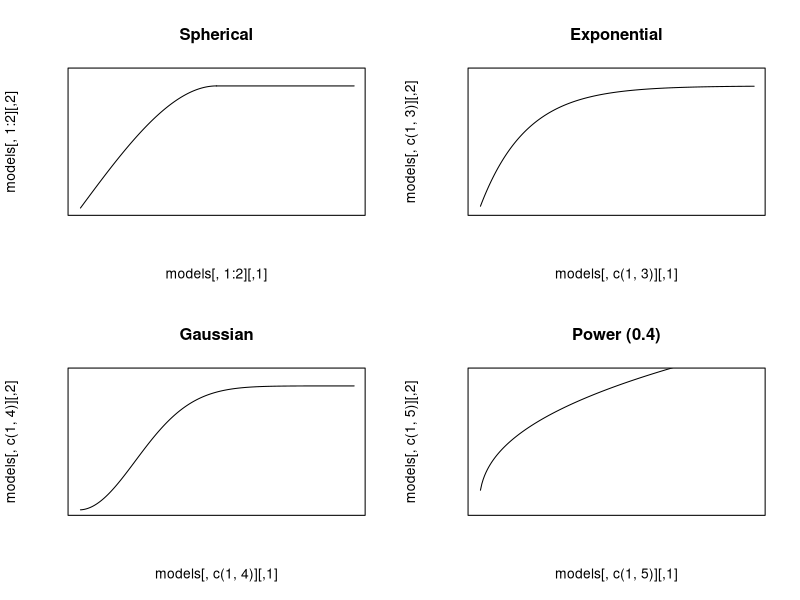

The R source for this figure:
sig2 <- 1
range <- 1

models <- matrix(NA, 200, 6)
models[,1] <- (1:200)/100

#Spherical
models[,2] <- (1.5*models[,1]-0.5*(models[,1])^3)

#Exponential
models[,3] <- (1-exp(-3*models[,1]))

#Gaussian
models[,4] <- (1-exp(-3*models[,1]^2))
  
#Power 
models[,5] <- models[,1]^0.4
#models[,6] <- (models[,1]+1)^0.4 # because no sill

### PLOT
par(mfrow=c(2,2))

plot(models[,1:2],col="white",xaxt="n",yaxt="n", main="Spherical",xlim=c(0,2),ylim=c(0,1.1))
lines(models[1:100,1:2])
lines(c(1,2),c(1,1))
plot(models[,c(1,3)],col="white",xaxt="n",yaxt="n", main="Exponential",xlim=c(0,2),ylim=c(0,1.1))
lines(models[,c(1,3)])
plot(models[,c(1,4)],col="white",xaxt="n",yaxt="n", main="Gaussian",xlim=c(0,2),ylim=c(0,1.1))
lines(models[,c(1,4)])
plot(models[,c(1,5)],col="white",xaxt="n",yaxt="n", main="Power (0.4)",xlim=c(0,2),ylim=c(0,1.1))
lines(models[,c(1,5)])
#lines(models[,1]+1,models[,6])
